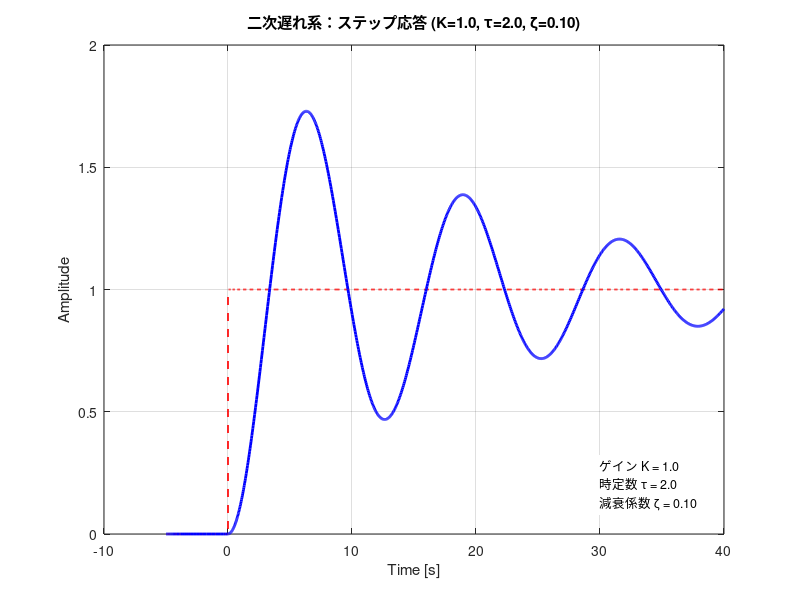

MATLAB code for this plot:
%% 二次遅れ系のステップ応答シミュレーション

clear; clc; close all;

%% パラメータ設定
K     = 1.0;     % ゲイン
tau   = 2.0;     % 時定数 [s]
zeta  = 0.1;     % 減衰係数 (0<zeta<1: 振動, zeta=1: 臨界, zeta>1: 過減衰)

% 初期条件
y0    = 0.0;     % y(0)
dy0   = 0.0;     % y'(0)

%% ODE定義
f = @(t,x,u) [ ...
    x(2); 
    (-2*zeta*tau*x(2) - x(1) + K*u(t)) / (tau^2) ...
];

%% ステップ入力
u_step  = @(t) (t>=0);   % 単位ステップ
tspan   = [-5 40];       % シミュレーション時間
x0      = [y0; dy0];     % 初期条件ベクトル

%% 数値解
opts = odeset('RelTol',1e-8,'AbsTol',1e-10);
[t, x] = ode45(@(t,x) f(t,x,u_step), tspan, x0, opts);
y = x(:,1);

%% グラフ描画
figure('Name','二次遅れ系 ステップ応答','Color','w');
plot(t, u_step(t), 'r--', 'LineWidth', 1.2); hold on;
plot(t, y, 'b-', 'LineWidth', 2);
grid on; box on;
title(sprintf('二次遅れ系：ステップ応答 (K=%.1f, \\tau=%.1f, \\zeta=%.2f)', K, tau, zeta));
xlabel('Time [s]');
ylabel('Amplitude');
txt = {
    sprintf('ゲイン K = %.1f', K)
    sprintf('時定数 \\tau = %.1f', tau)
    sprintf('減衰係数 \\zeta = %.2f', zeta)
};
text(30, 0.2*K, txt, 'FontSize', 9, 'BackgroundColor','w');